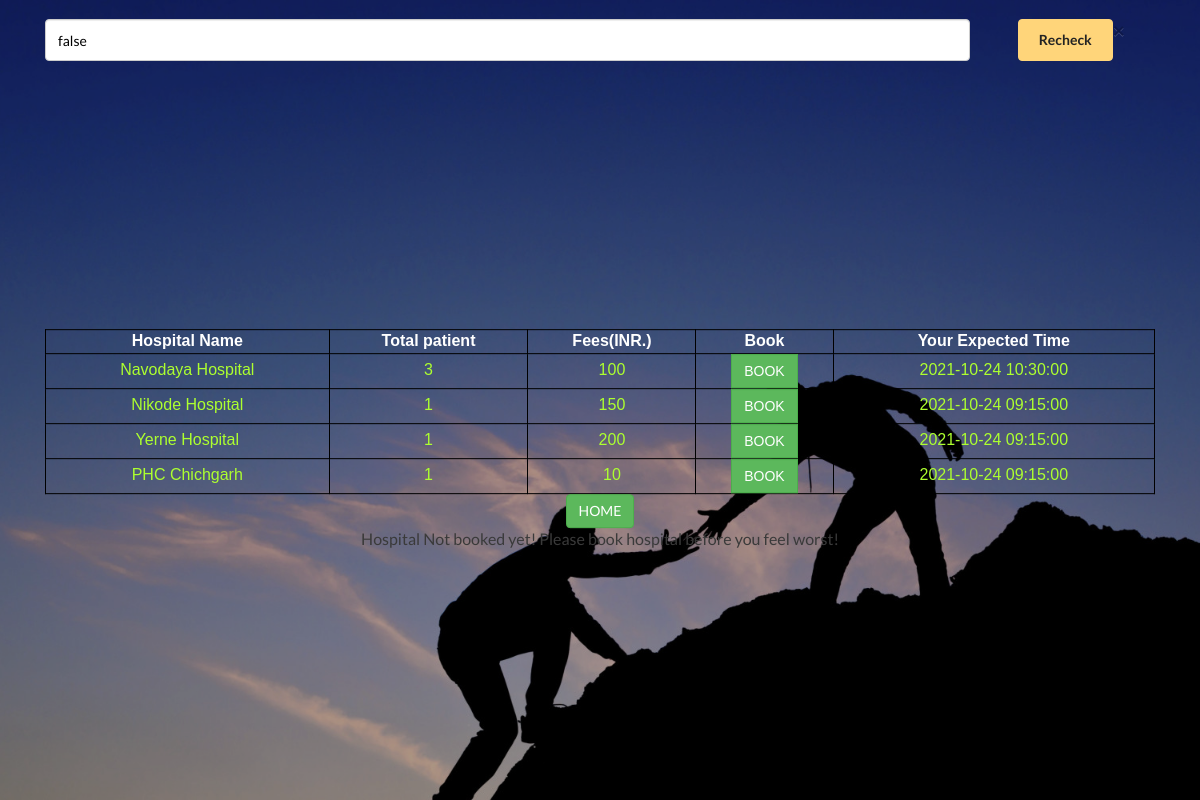
The page /searched_result.php on the database as committed earlier.
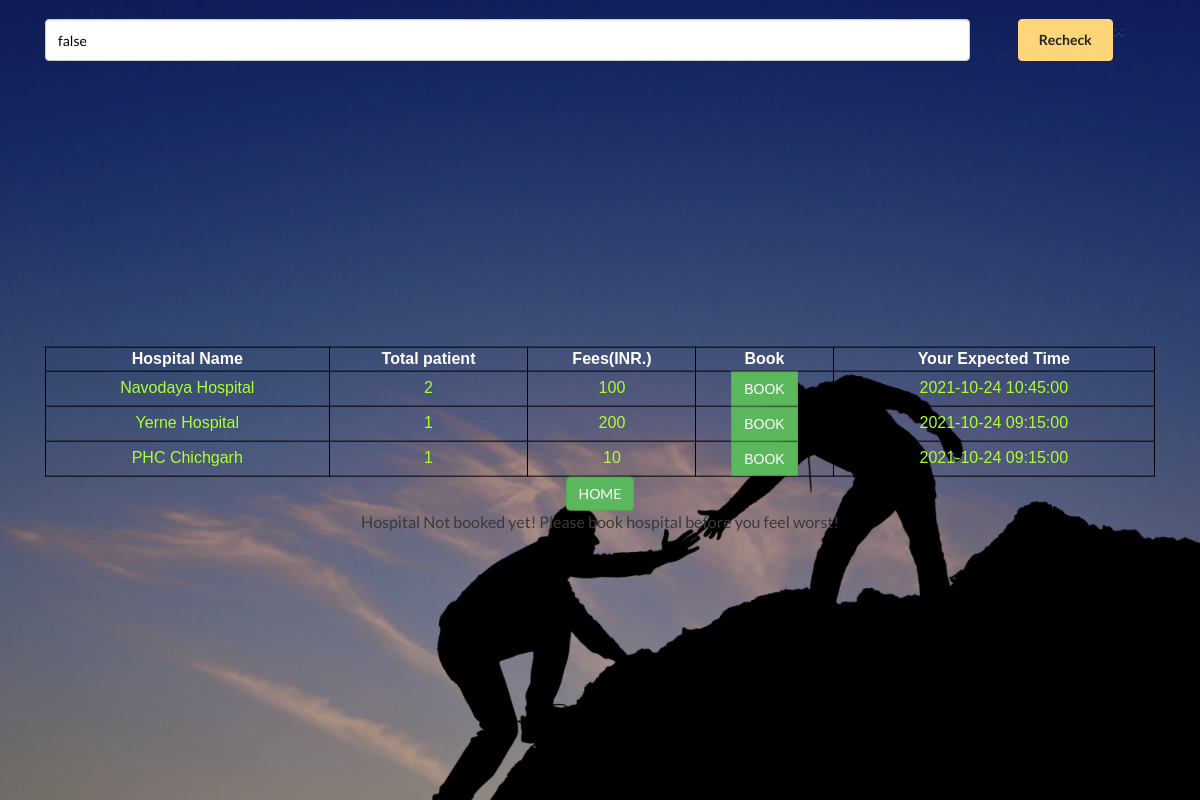
The same page on the database as committed later.
### tables this page shows
CREATE TABLE `patienthospital` (
  `patientHospitalID` int(11) NOT NULL,
  `doctor_ID` int(11) NOT NULL,
  `hospitalID` int(11) NOT NULL,
  `patient_ID` int(11) NOT NULL,
  `allowedTime` datetime NOT NULL,
  `book_flag` tinyint(3) NOT NULL,
  `token_no` int(11) NOT NULL,
  `reason` varchar(200) NOT NULL,
  `checkupfees` int(11) NOT NULL,
  `receptionist_ID` int(11) NOT NULL
);

### searched_result.php (the view, shortened to what the changed rows need)
<!DOCTYPE html>
<html>
  <head>
    <link href="assets/css/Custom/bootstrap.css" rel="stylesheet">
    <link rel="stylesheet" href="assets/css/style.css">
    <link rel="stylesheet" href="assets/css/responsive.css">
    <link rel="stylesheet" href="assets/css/TimeCircles.css">
    <link href="http://maxcdn.bootstrapcdn.com/font-awesome/4.2.0/css/font-awesome.min.css" rel="stylesheet">
  </head>
 <body class="forsamlldevices">
<div class="bg  ">
	<div class="bg-color">
	  	<div class="container content">
<?php
include('PHP\dbconfig.php');
$fetchAllBookAbleHospital = "SELECT  ph.hospitalID,ha.hospitalName,ha.hospitalPhone,ha.hospitalAddress,ha.hospitalPinCode,ha.fees,count(ph.hospitalID) as countPatient FROM `hospitalarea` as ha, `patienthospital` as ph WHERE ha.hospitalID not in (SELECT hospitalID FROM `patienthospital` where patient_ID = '$patient_ID' and book_flag='1') and ha.hospitalID = ph.hospitalID and ph.book_flag='1' GROUP BY ph.hospitalID";
$result = $mysqli->query($fetchAllBookAbleHospital);
if($result->num_rows>0){
	$result = $mysqli->query($fetchAllBookAbleHospital);
?>
			<div class="sun clearfix attop">
				<div id="right-block" class="col-sm-12" >
					<table id="hospital" >
					  <tr>
					    <th style="font-weight: 20px; color:#fff;">Hospital Name</th>
					    <th style="font-weight: 20px; color:#fff;">Total patient</th>
					    <th style="font-weight: 20px; color:#fff;">Fees(INR.)</th>
					    <th style="font-weight: 20px; color:#fff;">Book</th>
					    <th style="font-weight: 20px; color:#fff;">Your Expected Time</th>
					  </tr>
					  <?php
					while($rowHospital = $result->fetch_assoc()){
					$countPatient= $rowHospital['countPatient'];
					$fetchLatestBookedRegisterd = "SELECT * FROM `patienthospital` WHERE book_flag = 1 and hospitalID = '".$rowHospital['hospitalID']."' ORDER by allowedTime DESC LIMIT 1";
					$resultFetchAT = $mysqli->query($fetchLatestBookedRegisterd);
					if($resultFetchAT->num_rows>0){
						$resultFetchATValue = $mysqli->query($fetchLatestBookedRegisterd);
						while($latestPatient = $resultFetchATValue->fetch_assoc()){
							$latestPatientExpectedTime = $latestPatient['allowedTime'];
						}
					}
					$averageTime = 15;
$time = new DateTime($latestPatientExpectedTime);
$time->add(new DateInterval('PT' . $averageTime . 'M'));
$expectedTimeToVisitOffice  = $time->format('Y-m-d H:i:s');
					  	?>
					  <tr>
					    <td><?php echo $hospitalName = $rowHospital['hospitalName']; ?></td>
					    <td><?php echo $countPatient;?></td>
					    <td><?php print_r($rowHospital['fees']); ?></td>
					    <td>
					    <span class="input-group-btn" >
							<a id="searchHospitalNow" class="btn btn-success testing" data-toggle="modal" data-target="#hospitalBooking" data-hospitalnametosend="<?=$rowHospital['hospitalName']?>" data-hospitalidtosend="<?=$rowHospital['hospitalID']?>" data-patientidtosend="<?=$patient_ID?>" data-totalpatienttosend="<?=$countPatient?>" data-totalestimatedtime="<?=$expectedTimeToVisitOffice?>">BOOK</a>
							</span>
						</td>
						<td><?php
									echo $expectedTimeToVisitOffice;
						?></td>
					  </tr>
					  <?php }?>
					</table>
					<a href="index.php" class="btn btn-success" >HOME</a><br>
<?php
}
$getBookedPatient = "SELECT * FROM `patienthospital` as ph, `hospitalarea` as ha where ph.hospitalID = ha.hospitalID and patient_ID = '$patient_ID' and book_flag='1'";
$result = $mysqli->query($getBookedPatient);
if($result->num_rows<=1){
?>
				</div>
			</div>
<?php
}
else echo "User already exceeds the limit of registration today!";
?>
		</div>
	</div>
</div>
  </body>
</html>

Rows that differ between the two databases and show on the page:
no longer on this page (row edited): patienthospital: allowedTime "2021-10-24 09:15:00"
changed patienthospital (number 1 of 3 on the later page): allowedTime "2021-10-24 10:15:00" → "2021-10-24 10:30:00" (drawn)
Other text that changed with them:
new list line: "Navodaya Hospital 2 100 BOOK"
new list line: "2021-10-24 10:45:00"
list line gone: "Navodaya Hospital 3 100 BOOK"
list line gone: "2021-10-24 10:30:00"
list line gone: "Nikode Hospital 1 150 BOOK"
